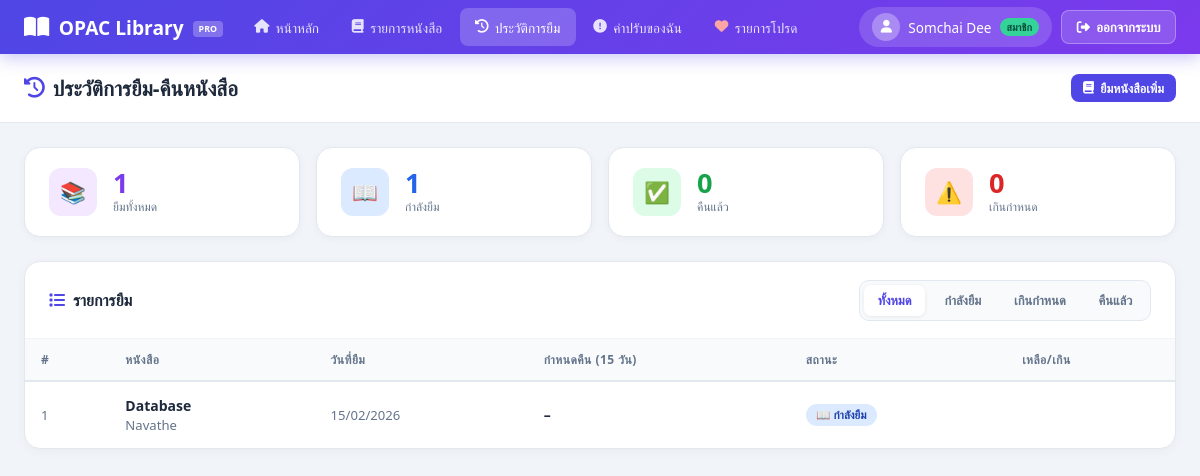
Screenshot of /my_borrow.php (signed in) with the database file from the repository.
### tables this page shows
CREATE TABLE `borrow_history` (
  `history_id` int(11) NOT NULL,
  `user_id` int(11) DEFAULT NULL,
  `book_id` int(11) DEFAULT NULL,
  `borrow_date` date DEFAULT NULL,
  `return_date` date DEFAULT NULL,
  `status` varchar(50) DEFAULT NULL
);

CREATE TABLE `books` (
  `book_id` int(11) NOT NULL,
  `book_name` varchar(255) DEFAULT NULL,
  `type_name` varchar(100) NOT NULL,
  `author` varchar(255) DEFAULT NULL,
  `status` varchar(50) DEFAULT NULL
);

### my_borrow.php (the view, shortened to what this page needs)
<?php
include('db.php');
$role = $_SESSION['role'] ?? 'guest';
$uid  = (int)($_SESSION['user_id'] ?? 0);
$stats   = ['total'=>0,'borrowing'=>0,'returned'=>0,'overdue'=>0];
$borrows = null;
$filter  = $_GET['status'] ?? '';
if($role === 'member' && $uid){
    mysqli_query($conn,"UPDATE borrow_history SET status='overdue' WHERE user_id=$uid AND status='borrowed' AND return_date < CURDATE()");
    $where = "WHERE bh.user_id=$uid";
    $borrows = mysqli_query($conn,"
        SELECT bh.*, bk.book_name, bk.author FROM borrow_history bh
        JOIN books bk ON bh.book_id=bk.book_id $where ORDER BY bh.history_id DESC");
    $stats = mysqli_fetch_assoc(mysqli_query($conn,"
        SELECT COUNT(*) total,
               SUM(status IN('borrowed','overdue')) borrowing,
               SUM(status='returned') returned,
               SUM(status='overdue') overdue
        FROM borrow_history WHERE user_id=$uid"));
}
include('header.php');
?>
<div class="page-header">
  <div class="page-header-inner">
    <div class="page-title"><i class="fas fa-history"></i> ประวัติการยืม-คืนหนังสือ</div>
    <a href="books.php" class="btn btn-primary btn-sm"><i class="fas fa-book"></i> ยืมหนังสือเพิ่ม</a>
  </div>
</div>
<div class="container">
<?php if($role==='guest'): ?>
  <div style="background:linear-gradient(135deg,#eef2ff,#fdf2f8);border:1.5px solid #c7d2fe;border-radius:16px;padding:2.5rem;text-align:center;margin-top:1rem;">
    <div style="font-size:3rem;margin-bottom:.75rem;">📋</div>
    <h3 style="font-size:1.2rem;font-weight:700;margin-bottom:.5rem;">เข้าสู่ระบบเพื่อดูประวัติการยืม</h3>
    <p style="color:#64748b;margin-bottom:1.5rem;font-size:.9rem;">ประวัติการยืมเป็นข้อมูลส่วนตัว กรุณาเข้าสู่ระบบก่อน</p>
    <div style="display:flex;gap:.75rem;justify-content:center;flex-wrap:wrap;">
      <a href="login.php?redirect=my_borrow.php" class="btn btn-primary"><i class="fas fa-sign-in-alt"></i> เข้าสู่ระบบ</a>
      <a href="register.php" class="btn btn-outline"><i class="fas fa-user-plus"></i> สมัครสมาชิก</a>
    </div>
  </div>
<?php else: ?>
  <div class="stats-grid">
    <div class="stat-card"><div class="stat-icon" style="background:#f3e8ff">📚</div><div><div class="stat-value" style="color:#7c3aed"><?= $stats['total'] ?></div><div class="stat-label">ยืมทั้งหมด</div></div></div>
    <div class="stat-card"><div class="stat-icon" style="background:#dbeafe">📖</div><div><div class="stat-value" style="color:#2563eb"><?= $stats['borrowing'] ?></div><div class="stat-label">กำลังยืม</div></div></div>
    <div class="stat-card"><div class="stat-icon" style="background:#dcfce7">✅</div><div><div class="stat-value" style="color:#16a34a"><?= $stats['returned'] ?></div><div class="stat-label">คืนแล้ว</div></div></div>
    <div class="stat-card"><div class="stat-icon" style="background:#fee2e2">⚠️</div><div><div class="stat-value" style="color:#dc2626"><?= $stats['overdue'] ?></div><div class="stat-label">เกินกำหนด</div></div></div>
  </div>
  <div class="card">
    <div class="card-header">
      <div class="card-title"><i class="fas fa-list" style="color:#4f46e5"></i> รายการยืม</div>
      <div style="display:flex;gap:.35rem;background:#f8fafc;border-radius:10px;padding:4px;border:1px solid #e2e8f0;">
        <?php foreach([''=> 'ทั้งหมด','borrowed'=>'กำลังยืม','overdue'=>'เกินกำหนด','returned'=>'คืนแล้ว'] as $val=>$label): ?>
        <a href="my_borrow.php?status=<?= $val ?>" style="padding:.4rem .85rem;border-radius:7px;font-size:.8rem;font-weight:600;text-decoration:none;transition:all .2s;<?= $filter===$val?'background:white;color:#4f46e5;box-shadow:0 1px 4px rgba(0,0,0,.08)':'color:#64748b' ?>"><?= $label ?></a>
        <?php endforeach; ?>
      </div>
    </div>
    <div class="table-wrap"><table class="tbl">
      <thead><tr><th>#</th><th>หนังสือ</th><th>วันที่ยืม</th><th>กำหนดคืน (15 วัน)</th><th>สถานะ</th><th>เหลือ/เกิน</th></tr></thead>
      <tbody>
      <?php if(!$borrows || mysqli_num_rows($borrows)===0): ?>
      <tr><td colspan="6"><div class="empty-state"><i class="fas fa-inbox"></i><p>ไม่พบรายการ</p></div></td></tr>
      <?php else: ?>
      <?php while($r = mysqli_fetch_assoc($borrows)): ?>
      <?php
        $badge = match($r['status']){
          'borrowed'=>'<span class="badge badge-blue">📖 กำลังยืม</span>',
          'overdue'=>'<span class="badge badge-red">⚠️ เกินกำหนด</span>',
          'returned'=>'<span class="badge badge-green">✅ คืนแล้ว</span>',
          'lost'=>'<span class="badge badge-gray">❌ หนังสือหาย</span>',
          default=>'<span class="badge badge-gray">'.$r['status'].'</span>'
        };
        $due_date = $r['return_date'];
        $days_info = '';
      ?>
      <tr class="<?= $r['status']==='overdue'?'overdue-row':'' ?>">
        <td class="text-muted"><?= $r['history_id'] ?></td>
        <td><strong><?= htmlspecialchars($r['book_name']) ?></strong><br><small class="text-muted"><?= htmlspecialchars($r['author'] ?? '') ?></small></td>
        <td class="text-muted"><?= date('d/m/Y',strtotime($r['borrow_date'])) ?></td>
        <td style="font-weight:600;color:<?= ($r['status']==='overdue')?'#dc2626':'#1e293b' ?>"><?= $due_date ? date('d/m/Y',strtotime($due_date)) : '–' ?></td>
        <td><?= $badge ?></td>
        <td><?= $days_info ?></td>
      </tr>
      <?php endwhile; endif; ?>
      </tbody>
    </table></div>
  </div>
<?php endif; ?>
</div></body></html>

### header.php (style rules this page uses)
* { margin:0;padding:0;box-sizing:border-box; }
body { font-family:'Segoe UI',Tahoma,sans-serif;background:#f1f5f9;color:#1e293b;min-height:100vh; }
a { text-decoration:none;color:inherit; }
.page-header { background:white;border-bottom:1px solid #e2e8f0;padding:1.25rem 0;margin-bottom:1.5rem; }
.page-header-inner { max-width:1280px;margin:0 auto;padding:0 1.5rem;display:flex;align-items:center;justify-content:space-between;flex-wrap:wrap;gap:.75rem; }
.page-title { font-size:1.3rem;font-weight:700;display:flex;align-items:center;gap:.5rem; }
.page-title i { color:#4f46e5; }
.container { max-width:1280px;margin:0 auto;padding:0 1.5rem 3rem; }
.card { background:white;border-radius:16px;border:1px solid #e2e8f0;box-shadow:0 2px 12px rgba(0,0,0,.04);overflow:hidden;margin-bottom:1.5rem; }
.card-header { padding:1.1rem 1.5rem;border-bottom:1px solid #f1f5f9;display:flex;align-items:center;justify-content:space-between;flex-wrap:wrap;gap:.5rem; }
.card-title { font-size:1rem;font-weight:700;display:flex;align-items:center;gap:.5rem; }
.btn { display:inline-flex;align-items:center;gap:.4rem;padding:.55rem 1.1rem;border-radius:8px;font-size:.85rem;font-weight:600;cursor:pointer;border:none;transition:all .2s;text-decoration:none; }
.btn-primary { background:#4f46e5;color:white; }
.btn-sm { padding:.35rem .75rem;font-size:.78rem; }
.table-wrap { overflow-x:auto; }
table.tbl { width:100%;border-collapse:collapse;font-size:.875rem; }
table.tbl th { background:#f8fafc;padding:.75rem 1rem;text-align:left;font-size:.75rem;font-weight:700;text-transform:uppercase;letter-spacing:.04em;color:#64748b;border-bottom:2px solid #e2e8f0;white-space:nowrap; }
table.tbl td { padding:.85rem 1rem;border-bottom:1px solid #f1f5f9;vertical-align:middle; }
table.tbl tr:last-child td { border-bottom:none; }
.badge { display:inline-flex;align-items:center;gap:.25rem;padding:.2rem .65rem;border-radius:50px;font-size:.72rem;font-weight:700;white-space:nowrap; }
.badge-blue { background:#dbeafe;color:#1e40af; }
.stats-grid { display:grid;grid-template-columns:repeat(auto-fit,minmax(180px,1fr));gap:1rem;margin-bottom:1.5rem; }
.stat-card { background:white;border-radius:16px;padding:1.25rem 1.5rem;display:flex;align-items:center;gap:1rem;border:1px solid #e2e8f0;box-shadow:0 2px 8px rgba(0,0,0,.04); }
.stat-icon { width:48px;height:48px;border-radius:12px;display:flex;align-items:center;justify-content:center;font-size:1.3rem;flex-shrink:0; }
.stat-value { font-size:1.7rem;font-weight:800;line-height:1; }
.stat-label { font-size:.75rem;color:#64748b;margin-top:2px; }
.text-muted { color:#64748b;font-size:.82rem; }

### rows the page displays
borrow_history: history_id "1", book.book_name "Database", book.author "Navathe", borrow_date "15/02/2026", status "📖 กำลังยืม"

### other values shown
$_SESSION['fullname'] "Somchai Dee"
$stats['total'] "1"
$stats['borrowing'] "1"
$stats['returned'] "0"
$stats['overdue'] "0"
$label "ทั้งหมด"
$label "กำลังยืม"
$label "เกินกำหนด"
$label "คืนแล้ว"
